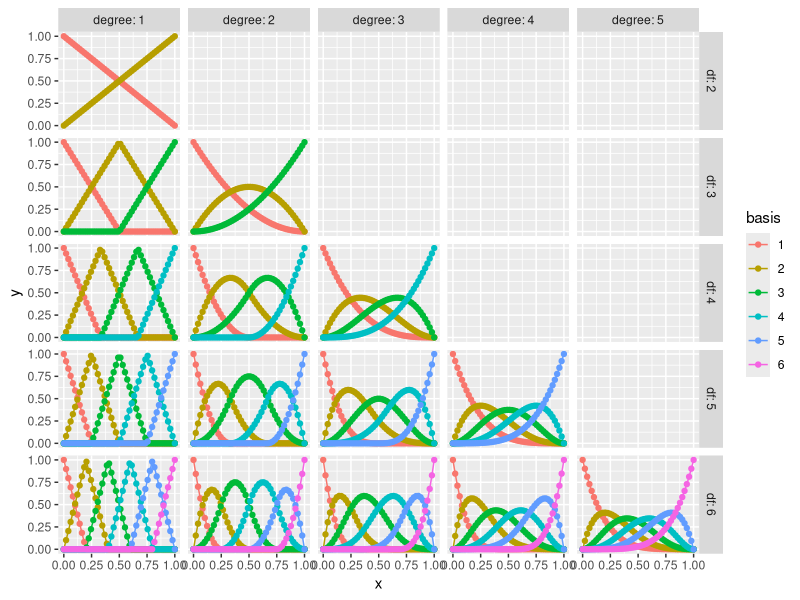
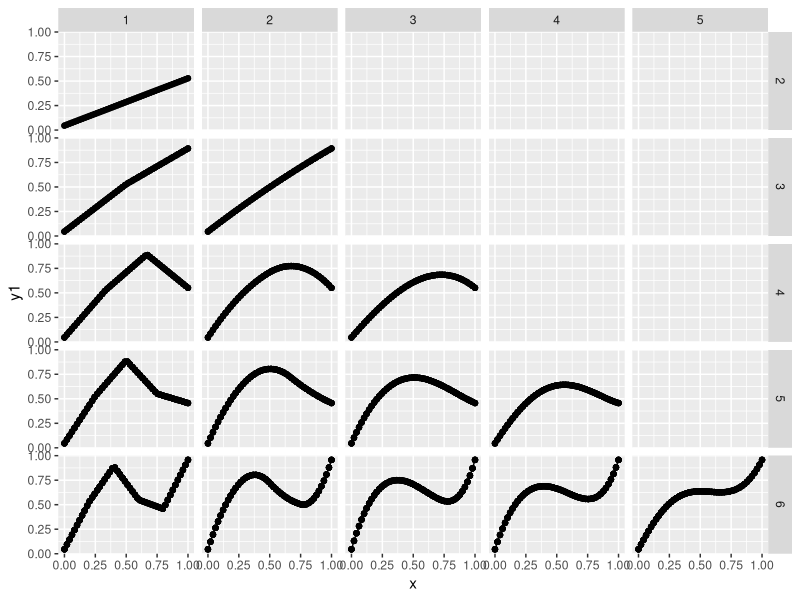

Here is the R script that generated these plots, in order:
## ---- chunk 1
library(tidyverse)
library(splines)
set.seed(123)
## ---- chunk 2
evenly.spread.internal.knots <- function(df, degree) {
  step <- 1 / (df - degree)
  if (step == 1) {
    result <- NULL
  } else {
    result <- seq(step, 1 - step, step)
  }
  return(result)
}
## ---- chunk 3
evenly.spread.knots <- function(df, degree) {
  step <- 1 / (df - degree)
  if (step == 1) {
    result <- c(rep(0, degree + 1), rep(1, degree + 1))
  } else {
    result <- c(rep(0, degree), seq(0, 1, 1 / (df - degree)), rep(1, degree))
  }
  return(result)
}
## ---- chunk 4
basisSpline <- function(x, i, knots, degree) {
  if (x < knots[i]) {
    result <- 0
  } else if (x >= knots[i + degree + 1]) {
    result <- 0
  } else if (degree == 0) {
    result <- 1
  } else {
    d1 <- knots[i + degree] - knots[i]
    w1 <- ifelse(d1 == 0, 0, (x - knots[i]) / d1)
    d2 <- knots[i + degree + 1] - knots[i + 1]
    w2 <- ifelse(d2 == 0, 0, (x - knots[i + degree + 1]) / d2)
    result <- w1 * basisSpline(x, i, knots, degree - 1) - w2 * basisSpline(x, i + 1, knots, degree - 1)
  }
  return(result)
}
## ---- chunk 5
bSpline <- function(x, x.start, x.end, weights, degree) {
  x <- (x - x.start) / (x.end - x.start)
  x <- min(1 - 10 ^ - 9, max(0, x))
  df <- length(weights)
  knots <- evenly.spread.knots(df, degree)
  result <- 0
  for (i in seq(df)) {
    result <- result + weights[i] * basisSpline(x, i, knots, degree)
  }
  return(result)
}
## ---- chunk 6
bSpline2D <- function(x1, x1.start, x1.end, x2, x2.start, x2.end, weights, degree1, degree2) {
  x1 <- (x1 - x1.start) / (x1.end - x1.start)
  x2 <- (x2 - x2.start) / (x2.end - x2.start)
  x1 <- min(1 - 10 ^ - 9, max(0, x1))
  x2 <- min(1 - 10 ^ - 9, max(0, x2))
  df1 <- nrow(weights)
  df2 <- ncol(weights)
  knots1 <- evenly.spread.knots(df1, degree1)
  knots2 <- evenly.spread.knots(df2, degree2)
  result <- 0
  for (i1 in seq(df1)) {
    for (i2 in seq(df2)) {
      result <- result + weights[i1, i2] * basisSpline(x1, i1, knots1, degree1) * basisSpline(x2, i2, knots2, degree2)
    }
  }
  return(result)
}
## ---- chunk 7
data <- tibble(
  df = seq(2, 6)
) %>%
  group_by(df) %>%
  summarise(
    degree = seq(df - 1),
    .groups = "drop"
  ) %>%
  group_by(df, degree) %>%
  summarise(
    i = seq(df),
    .groups = "drop"
  ) %>%
  group_by(df, degree, i) %>%
  expand_grid(
    x = seq(0, 1 - 10 ^ - 9, length.out = 50)
  ) %>%
  group_by(df, degree, i, x) %>%
  mutate(
    y1 = basisSpline(x, i, evenly.spread.knots(df, degree), degree),
    y2 = c(bs(x = x, knots = evenly.spread.internal.knots(df, degree), df = df, degree = degree, intercept = TRUE, Boundary.knots = c(0, 1))[,i])
  ) %>%
  ungroup()
data
## ---- chunk 8
ggplot() +
  geom_line(
    mapping = aes(
      x = x,
      y = y1,
      col = as.factor(i)
    ),
    data = data
  ) +
  geom_point(
    mapping = aes(
      x = x,
      y = y2,
      col = as.factor(i)
    ),
    data = data
  ) +
  facet_grid(
    rows = vars(paste0("df: ", df)),
    cols = vars(paste0("degree: ", degree))
  ) +
  labs(
    x = "x",
    y = "y",
    col = "basis"
  )
## ---- chunk 9
x <- runif(1, 0, 1)
df <- sample(seq(4, 8), 1)
degree <- sample(seq(2, df - 1), 1)
knots <- evenly.spread.knots(df, degree)
i <- sample(seq(df), 1)
y1 <- basisSpline(x, i, knots, degree)
y2 <- c(bs(x = x, knots = evenly.spread.internal.knots(df, degree), df = df, degree = degree, intercept = TRUE, Boundary.knots = c(0, 1))[,i])
diff <- abs(y1 - y2) < 0.0001
data.frame(
  x = x,
  df = df,
  degree = degree,
  i = i,
  y1 = y1,
  y2 = y2,
  diff = diff
)
## ---- chunk 10
weights <- runif(9)
data2 <- data %>%
  group_by(df, degree, x) %>%
  reframe(
    y1 = bSpline(x, 0, 1, weights[i], unique(degree)),
    y2 = c(bs(x = x, knots = evenly.spread.internal.knots(unique(df), unique(degree)), df = unique(df), degree = unique(degree), intercept = TRUE, Boundary.knots = c(0, 1)) %*% weights[i])
  )
data2
## ---- chunk 11
ggplot() +
  geom_line(
    mapping = aes(
      x = x,
      y = y1
    ),
    data = data2
  ) +
  geom_point(
    mapping = aes(
      x = x,
      y = y2
    ),
    data = data2
  ) +
  facet_grid(
    rows = vars(df),
    cols = vars(degree)
  )
## ---- chunk 12
x.start <- runif(1, -2, 3)
x.end <- x.start + runif(1, 0.1, 3)
x <- runif(1, x.start, x.end)
df <- sample(seq(4, 8), 1)
degree <- sample(seq(2, df - 1), 1)
weights <- runif(df)
y1 <- bSpline(x, x.start, x.end, weights, degree)
y2 <- c(bs(x = x, knots = x.start + (x.end - x.start) * evenly.spread.internal.knots(df, degree), df = df, degree = degree, intercept = TRUE, Boundary.knots = c(x.start, x.end)) %*% weights)
diff <- abs(y1 - y2) < 0.0001
data.frame(
  x.start = x.start,
  x.end = x.end,
  x = x,
  df = df,
  degree = degree,
  y1 = y1,
  y2 = y2,
  diff = diff
)
## ---- chunk 13
x1.start <- runif(1, -2, 3)
x2.start <- runif(1, -2, 3)
x1.end <- x1.start + runif(1, 0.1, 3)
x2.end <- x2.start + runif(1, 0.1, 3)
x1 <- runif(1, x1.start, x1.end)
x2 <- runif(1, x2.start, x2.end)
df1 <- sample(seq(4, 8), 1)
df2 <- sample(seq(4, 8), 1)
degree1 <- sample(seq(2, df1 - 1), 1)
degree2 <- sample(seq(2, df2 - 1), 1)
weights.matrix <- matrix(runif(df1 * df2), df1, df2)
y1 <- bSpline2D(x1, x1.start, x1.end, x2, x2.start, x2.end, weights.matrix, degree1, degree2)
y2 <- c(bs(x = x1, knots = x1.start + (x1.end - x1.start) * evenly.spread.internal.knots(df1, degree1), df = df1, degree = degree1, intercept = TRUE, Boundary.knots = c(x1.start, x1.end)) %*% weights.matrix %*% c(bs(x = x2, knots = x2.start + (x2.end - x2.start) * evenly.spread.internal.knots(df2, degree2), df = df2, degree = degree2, intercept = TRUE, Boundary.knots = c(x2.start, x2.end))))
diff <- abs(y1 - y2) < 0.0001
data.frame(
  x1.start = x1.start,
  x2.start = x2.start,
  x1.end = x1.end,
  x2.end = x2.end,
  x1 = x1,
  x2 = x2,
  df1 = df1,
  df2 = df2,
  degree1 = degree1,
  degree2 = degree2,
  y1 = y1,
  y2 = y2,
  diff = diff
)
